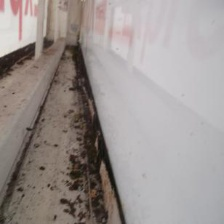
#> input picture data/sabi (1009).jpg, 224 x 224 px, found by its file name; its folder holds only this picture in this run
$ jupyter execute --allow-errors 'ガウシアンに変換.ipynb'
#> lines starting #> are read from the running program, lines starting #| are printed output that depends on the picture
### main/Image_path_load.py
"""
dataファイルに入っている画像の名前を取得するファイル
配列で帰ってくる
"""
import cv2
import os

class image_path_load():
    def __init__(self,data_path):
        self.data_path = data_path


    def data_image_name(self):
        path_image = os.listdir(self.data_path)
        image = []

        for file in path_image:
            _, jpg = os.path.splitext(file)
            if jpg == ".jpg":
                image.append(file)

        return image

### main/ガウシアンに変換.ipynb
[cell 1]
import matplotlib.pyplot as plt
import numpy as np
from scipy.stats import multivariate_normal
from mpl_toolkits.mplot3d import axes3d
import Image_path_load
# 画像の大きさ
img_w, img_h = 224, 224

# 画素の座標一覧を作成する。
X, Y = np.mgrid[:img_h, :img_w]
print('X.shape', X.shape)  # X.shape (300, 300)
print('Y.shape', Y.shape)  # Y.shape (300, 300)
XY = np.c_[X.ravel(), Y.ravel()]#[0 0][0 1]～[223 222][223 223]
print('XY.shape', XY.shape)  # XY.shape (90000, 2)

# 各座標の2次元正規分布の密度関数の値を計算する。
mean = np.array([img_w, img_h]) / 2#真ん中　平均
sigma = np.eye(2) * 2000#[1,0] [0,1]標準偏差
Z = multivariate_normal.pdf(x=XY, mean=mean, cov=sigma)
print('Z.shape', Z.shape)  # Z.shape (90000,)
Z = Z.reshape(img_h, img_w)  # (img_h * img_w) -> (img_h, img_w)

def array_to_img(x):
    '''データを [0, 255] で表される画像に変換する。
    '''
    x += max(-np.min(x), 0)  # 非負の値にする。
    x_max = np.max(x)  # [0, 1] で正規化する。
    if x_max != 0:
        x /= x_max

    x *= 255  # [0, 255] にする。
    return x.astype(np.uint8)

# 正規分布は平均が一番値が大きいので、次の変換でその画素が 255 になることが保証される。
img = array_to_img(Z)

# 描画する。
plt.imshow(img, cmap=plt.cm.gray)
plt.show()
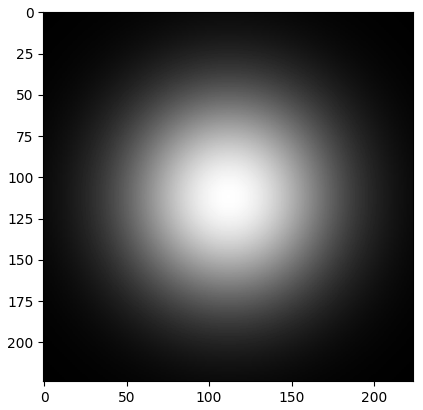
#> figure drawn by matplotlib, 1 panel

[cell 2]
import cv2
import os
import numpy as np
size =(224,224)
gausian1 = array_to_img(Z)
gausian = gausian1[:,:,np.newaxis]
#画像のファイルがあるパスを指定する。
DATA_PATH = "/home/cvmlab/Desktop/前処理/data"
DATA_RESULT_PATH = "/home/cvmlab/Desktop/前処理/result/"
#画像の名前を所得する関数を実行している。
image_path = Image_path_load.image_path_load(data_path=DATA_PATH).data_image_name()
#mainの処理
for path in image_path:
    img = cv2.imread(DATA_PATH+ "/" + path)
#> img is the input picture: shape (224, 224, 3); mean B, G, R 146.2, 148.7, 156.1
    img = cv2.resize(img, size) # resize
    imgs = (img/255) * gausian
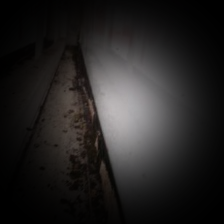
#> imgs: shape (224, 224, 3) float64; mean B, G, R 34.8, 35.3, 36.9
    cv2.imwrite((DATA_RESULT_PATH + path), imgs)

$ run again, on data/sabi (108).jpg
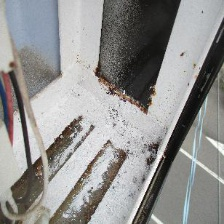
#> input picture data/sabi (108).jpg, 224 x 224 px, found by its file name
#> img is the input picture: shape (224, 224, 3); mean B, G, R 144.1, 145.6, 146
#> `imgs = (img/255) * gausian`:
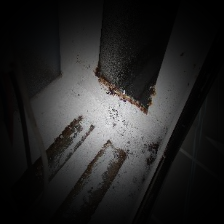
#> imgs: shape (224, 224, 3) float64; mean B, G, R 37.7, 38, 38.4

$ run again, on data/sabi (11).jpg
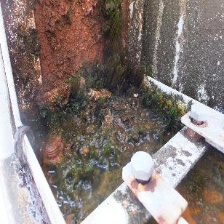
#> input picture data/sabi (11).jpg, 224 x 224 px, found by its file name
#> img is the input picture: shape (224, 224, 3); mean B, G, R 120.9, 124.6, 136
#> `imgs = (img/255) * gausian`:
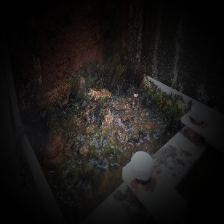
#> imgs: shape (224, 224, 3) float64; mean B, G, R 22.8, 24.2, 26.5

$ run again, on data/sabi (113).jpg
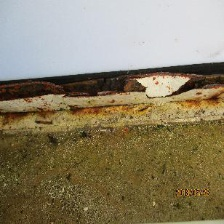
#> input picture data/sabi (113).jpg, 224 x 224 px, found by its file name
#> img is the input picture: shape (224, 224, 3); mean B, G, R 103.9, 130, 140.3
#> `imgs = (img/255) * gausian`:
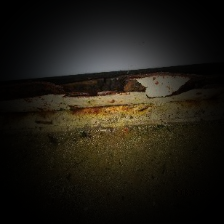
#> imgs: shape (224, 224, 3) float64; mean B, G, R 20.4, 28.7, 32.5

$ run again, on data/sabi (1035).jpg
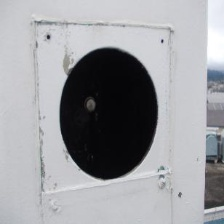
#> input picture data/sabi (1035).jpg, 224 x 224 px, found by its file name
#> img is the input picture: shape (224, 224, 3); mean B, G, R 160.2, 156.5, 155.5
#> `imgs = (img/255) * gausian`:
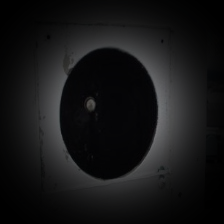
#> imgs: shape (224, 224, 3) float64; mean B, G, R 22.9, 22.2, 22.1
